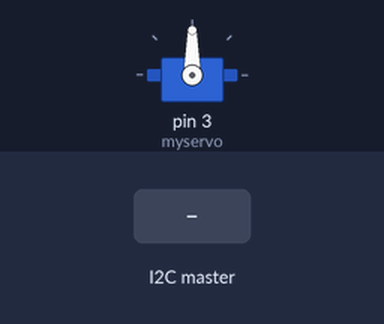
This sketch was run on a simulated Arduino Uno, built with avr-gcc and run on an emulated ATmega328P. Shown: servo. The inputs (shaded band) are chosen by the test bench. What the sketch prints to the serial monitor is not drawn.

Above: at 1.2 s.
1.3 s: the I2C master sends the byte 1
At 2.5 s:
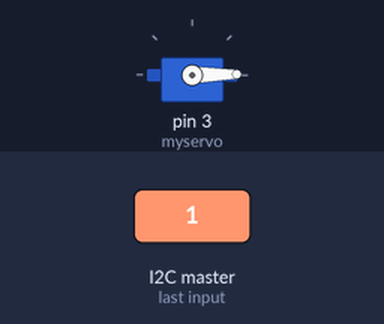
2.8 s: the I2C master sends the byte 200
At 3.7 s:
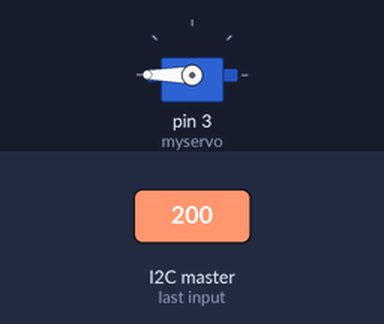
4.3 s: the I2C master sends the byte 90
At 4.8 s:
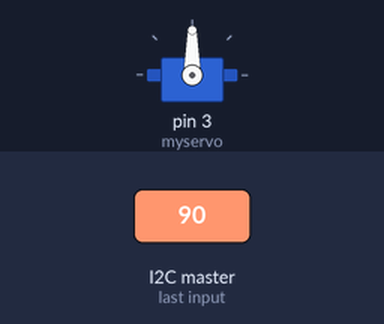
Timing chart, 0 to 7.3 s (numbered marks = the images above; inputs shaded):
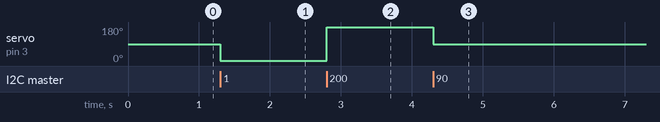

The sketch:

slave.ino
```cpp
//uno

#include <Wire.h>
#include <Servo.h>

#define MOTOR 3
Servo myservo;
int r = 0;

void setup() {
  Wire.begin(8);                // join i2c bus with address #8
  Wire.onReceive(receiveEvent); // register event
  myservo.attach(3);
  Serial.begin(115200);           // start serial for output
}

void loop() {
  delay(50);
}

// function that executes whenever data is received from master
// this function is registered as an event, see setup()
void receiveEvent(int howMany) {
   r = Wire.read(); // receive byte as a character
   Serial.print(r);         // print the character
   myservo.write(r);
   delay(100);
}
```

Measured:
- after the input at 1.3 s, servo on pin 3 (myservo): 90° → 1° at once
- after the input at 2.8 s, servo on pin 3 (myservo): 1° → 180° at once
- after the input at 4.3 s, servo on pin 3 (myservo): 180° → 90° at once
